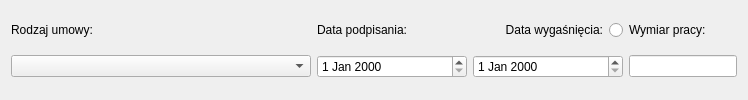
                   <widget class="QWidget" name="worker_agreements">
                    <layout class="QHBoxLayout" name="horizontalLayout_16">
                     <item>
                      <layout class="QGridLayout" name="gridLayout">
                       <item row="0" column="3">
                        <widget class="QLabel" name="lb_workTime">
                         <property name="minimumSize">
                          <size>
                           <width>100</width>
                           <height>0</height>
                          </size>
                         </property>
                         <property name="maximumSize">
                          <size>
                           <width>150</width>
                           <height>16777215</height>
                          </size>
                         </property>
                         <property name="text">
                          <string>Wymiar pracy:</string>
                         </property>
                        </widget>
                       </item>
                       <item row="0" column="0">
                        <widget class="QLabel" name="lb_agreement">
                         <property name="text">
                          <string>Rodzaj umowy:</string>
                         </property>
                        </widget>
                       </item>
                       <item row="0" column="1">
                        <widget class="QLabel" name="lb_dateStart">
                         <property name="minimumSize">
                          <size>
                           <width>150</width>
                           <height>0</height>
                          </size>
                         </property>
                         <property name="maximumSize">
                          <size>
                           <width>200</width>
                           <height>16777215</height>
                          </size>
                         </property>
                         <property name="text">
                          <string>Data podpisania:</string>
                         </property>
                        </widget>
                       </item>
                       <item row="1" column="0">
                        <widget class="QComboBox" name="cb_agreement">
                         <property name="minimumSize">
                          <size>
                           <width>300</width>
                           <height>0</height>
                          </size>
                         </property>
                         <property name="maximumSize">
                          <size>
                           <width>300</width>
                           <height>16777215</height>
                          </size>
                         </property>
                        </widget>
                       </item>
                       <item row="1" column="3">
                        <widget class="QLineEdit" name="le_workTime">
                         <property name="minimumSize">
                          <size>
                           <width>100</width>
                           <height>0</height>
                          </size>
                         </property>
                         <property name="maximumSize">
                          <size>
                           <width>200</width>
                           <height>16777215</height>
                          </size>
                         </property>
                         <property name="placeholderText">
                          <string/>
                         </property>
                        </widget>
                       </item>
                       <item row="1" column="1">
                        <widget class="QDateEdit" name="date_AgreementstartDate"/>
                       </item>
                       <item row="1" column="2">
                        <widget class="QDateEdit" name="date_AgreementEndDate">
                         <property name="styleSheet">
                          <string notr="true"/>
                         </property>
                        </widget>
                       </item>
                       <item row="0" column="2">
                        <widget class="QRadioButton" name="rb_A_Expiration">
                         <property name="minimumSize">
                          <size>
                           <width>150</width>
                           <height>0</height>
                          </size>
                         </property>
                         <property name="maximumSize">
                          <size>
                           <width>200</width>
                           <height>16777215</height>
                          </size>
                         </property>
                         <property name="layoutDirection">
                          <enum>Qt::RightToLeft</enum>
                         </property>
                         <property name="text">
                          <string>Data wygaśnięcia:</string>
                         </property>
                        </widget>
                       </item>
                      </layout>
                     </item>
                    </layout>
                   </widget>
